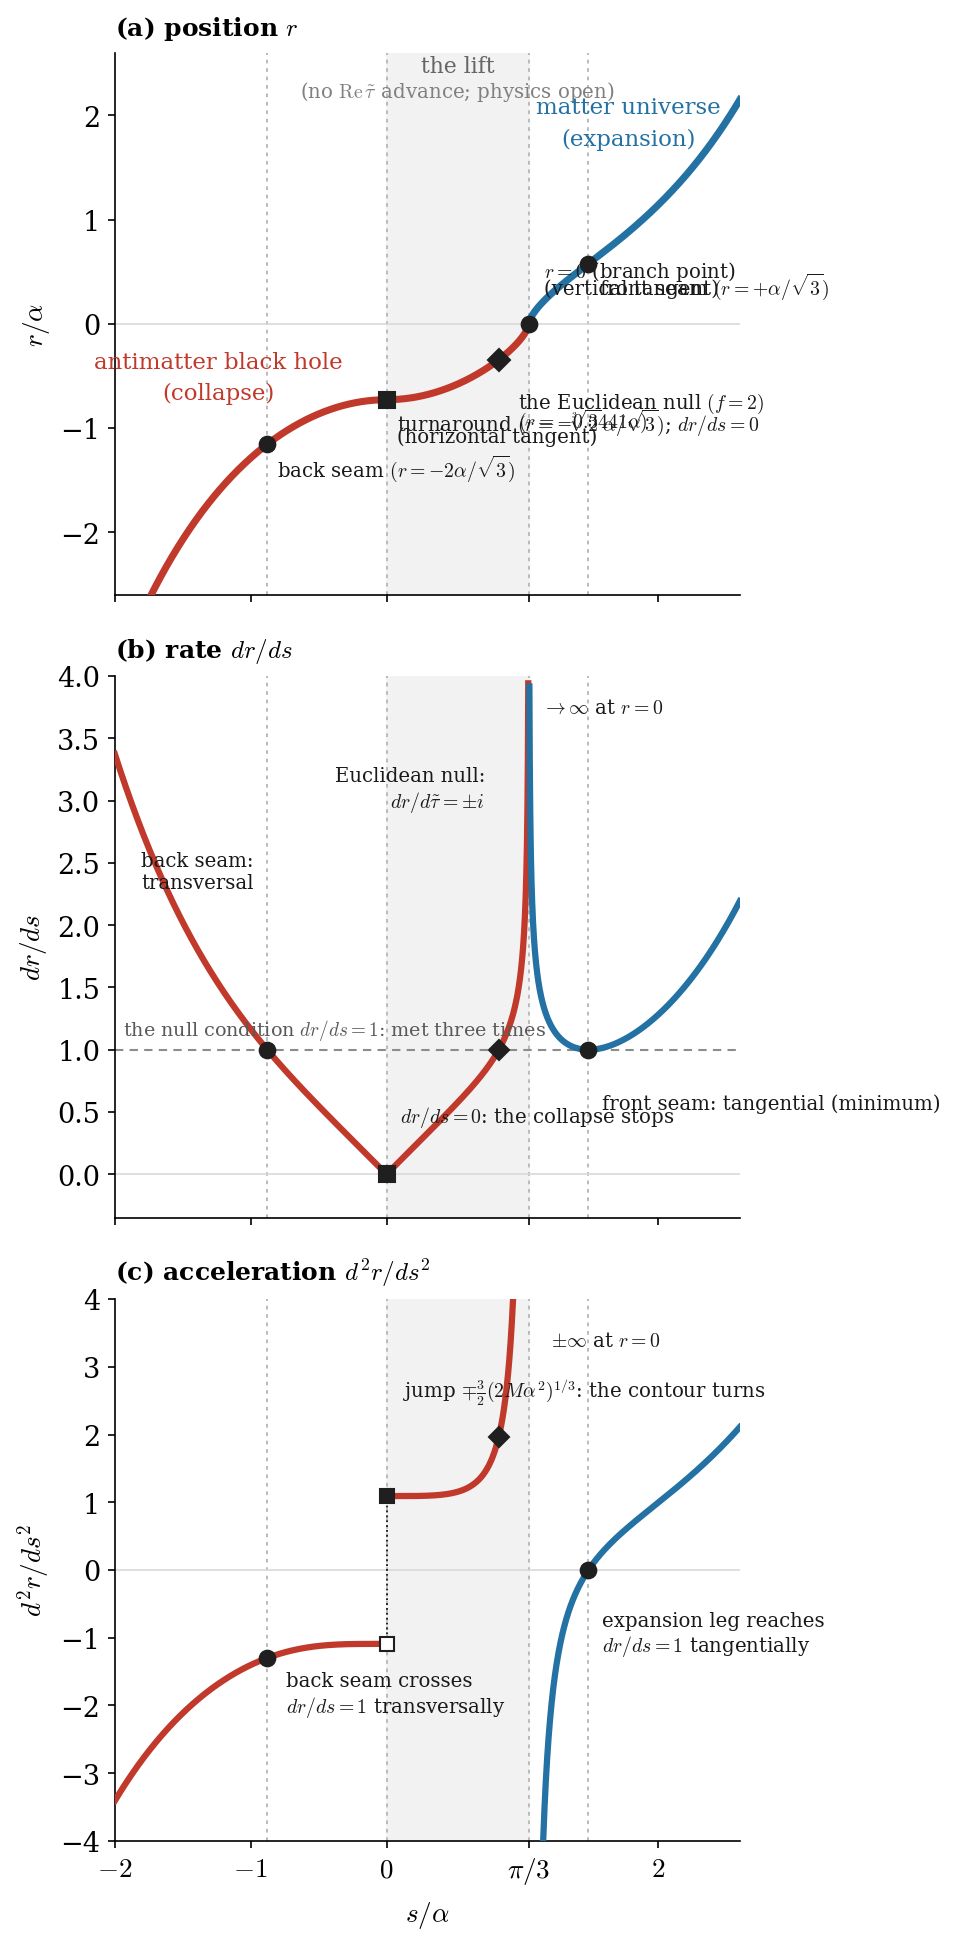

Generate this figure with Python:
"""(F, in three panels) -- the bead's position, rate and acceleration against path length in complex
cosmic time.  Panel (a) IS F_flat.py, unchanged; (b) and (c) are its first and second derivatives.

    s <= 0        collapse : r = -A cosh^{2/3}(3s/2a)
    0 < s < pi/3  the LIFT : r = -A sin^{2/3}(3(pi/3-s)/2a)
    s >= pi/3     expansion: r = +A sinh^{2/3}(3(s-pi/3)/2a)

with A = (2M a^2)^{1/3} = cbrt(2) a/sqrt3 at Nariai.

THE DERIVATIVES ARE NOT TRANSCRIBED BY HAND. They are differentiated symbolically from the three
segment expressions and lambdified, so the drawn curve cannot disagree with the algebra -- a
hand-copied d2r/ds2 carried an extra chain-rule factor of 3/2 and a wrong trig form for the lift
(caught r1426 by Daryl: the curve missed its own marked points), and the figure had no way to fail.
The landmark values are ASSERTED below, so a wrong curve now stops the script.

The four loci are distinguished by the derivatives, and they are NOT alike:
    back seam   r=-2a/sqrt3   : r' = 1 EXACTLY, crossed TRANSVERSALLY (r'' = -1.29904, non-zero)
    turnaround  r=-cbrt2 a/sq3: r' = 0 ; r'' JUMPS -1.5A -> +1.5A -- the tau~ contour's 90-degree corner
    EUCLIDEAN NULL r=-0.344142: f = 2 EXACTLY, dr/dtau = +-i; r' = 1, TRANSVERSAL [s/P = 0.78899]
    r = 0                     : r' -> inf ; r'' -> +inf then -inf -- the areal coordinate's degeneracy
    front seam  r=+a/sqrt3    : r' = 1 EXACTLY, touched TANGENTIALLY (r'' = 0, its minimum)
Both seam values are exact: cosh(3s/2)=2 at the back seam; cosh(2v)=2 gives sinh v = 1/sqrt2 at the
front, whence r = A 2^{-1/3} = a/sqrt3.  THE NULL CONDITION dr/ds = 1 THEREFORE HOLDS THREE TIMES ON
THE LAP, and the two seams are distinguished from each other NOT by presence/absence of a feature but
by ORDER OF CONTACT -- transversal on the collapse leg, tangential on the expansion leg.  An earlier
caption read "at the back seam there is no feature at all", which concealed exactly what the seams
share (corrected r2118).  The third crossing, interior to the LIFT, was unmarked and unnamed until
r2118; the lift's physics is an open item of the programme, not a mere "stretch where Re tau~ does
not advance".  r=0 IS NOT A SEAM: it is the branch point at the lift's close.
"""
import numpy as np, sympy as sp, matplotlib; matplotlib.use('Agg'); import matplotlib.pyplot as plt

# ---------------------------------------------------------------- symbolic segments and derivatives
S  = sp.symbols('s', real=True)
Ae = 2**sp.Rational(1, 3) / sp.sqrt(3)          # A = (2M a^2)^{1/3} at Nariai, in alpha alone
Pe = sp.pi / 3                                   # the lift's length in s
EXPR = {'collapse': -Ae * sp.cosh(sp.Rational(3, 2) * S)**sp.Rational(2, 3),
        'lift':     -Ae * sp.sin(sp.Rational(3, 2) * (Pe - S))**sp.Rational(2, 3),
        'expand':    Ae * sp.sinh(sp.Rational(3, 2) * (S - Pe))**sp.Rational(2, 3)}
FN = {k: [sp.lambdify(S, sp.diff(e, S, n), 'numpy') for n in (0, 1, 2)] for k, e in EXPR.items()}
A  = float(Ae); P = float(Pe)

def on(seg, n, s):                                # nth derivative on one segment, real part
    return np.real(np.asarray(FN[seg][n](np.asarray(s, dtype=complex)), dtype=complex))

# the four loci, in s
sSm = -(2/3)*np.arccosh(abs((-2/np.sqrt(3))/A)**1.5)      # back seam,   r = -2a/sqrt3
sTA = 0.0                                                  # turnaround,  r = -cbrt2 a/sqrt3
sZ  = P                                                    # conjugation, r = 0
sSp = P + (2/3)*np.arcsinh(((1/np.sqrt(3))/A)**1.5)       # front seam,  r = +a/sqrt3
from scipy.optimize import brentq                           # the third unit-speed point, interior to the LIFT
sL  = brentq(lambda x: float(np.real(complex(FN['lift'][1](complex(x))))) - 1.0, 1e-6, P - 1e-6)
rL  = float(on('lift', 0, sL))

# ---------------------------------------------------------------- the verdicts, inside the receipt
eps = 1e-9
assert abs(on('collapse', 0, sTA) + A) < 1e-12,             'turnaround radius'
assert abs(on('collapse', 0, sSm) + 2/np.sqrt(3)) < 1e-9,   'back seam radius'
assert abs(on('expand',   0, sSp) - 1/np.sqrt(3)) < 1e-9,   'front seam radius'
assert abs(on('collapse', 1, sTA)) < 1e-12,                 'turnaround: dr/ds = 0'
assert abs(on('lift',     1, eps)) < 1e-8,                  'turnaround: dr/ds = 0 from the lift side'
assert abs(on('collapse', 2, sTA) + 1.5*A) < 1e-12,         "turnaround: r'' = -1.5A"
assert abs(on('lift',     2, eps) - 1.5*A) < 1e-7,          "turnaround: r'' = +1.5A (the jump)"
assert abs(on('expand',   1, sSp) - 1.0) < 1e-9,            'front seam: dr/ds = 1 exactly'
assert abs(on('expand',   2, sSp)) < 1e-9,                  "front seam: r'' = 0 (the inflection)"
assert abs(on('collapse', 2, sSm)) > 0.5,                   "back seam: r'' non-zero, no feature"
assert on('lift',   2, P - 1e-6) > 1e3,                     "lift: r'' -> +inf at r=0"
assert on('expand', 2, P + 1e-6) < -1e3,                    "expansion: r'' -> -inf at r=0"
assert on('collapse', 1, sSm) < on('collapse', 1, sSm - 0.3), 'collapse leg: dr/ds monotone through the back seam'
assert abs(on('collapse', 1, sSm) - 1.0) < 1e-9,            'back seam: dr/ds = 1 EXACTLY (same null value as the front)'
assert abs(on('lift', 1, sL) - 1.0) < 1e-9,                 'lift: the third unit-speed point'
assert abs(rL + 0.344142) < 1e-5,                           'lift unit-speed radius'
assert on('lift', 2, sL) > 1.0,                             'lift unit-speed point: transversal (r-double-prime non-zero)'

# ---------------------------------------------------------------- the figure
plt.rcParams.update({'font.family': 'serif', 'font.size': 13, 'mathtext.fontset': 'cm'})
BLUE, RED = '#2471a3', '#c0392b'
XLO, XHI = -2.0, 2.6
SEGS = [('collapse', (XLO, 0), RED), ('lift', (1e-6, P - 1e-6), RED), ('expand', (P + 1e-6, XHI), BLUE)]

fig, axes = plt.subplots(3, 1, figsize=(6.4, 13.2), sharex=True)
axA, axB, axC = axes
for ax in axes:
    ax.axvspan(0, P, color='0.95', zorder=0)
    for x in (sSm, sTA, sZ, sSp):
        ax.axvline(x, color='0.72', lw=0.9, ls=(0, (2, 2.5)), zorder=1)
    ax.axhline(0, color='0.85', lw=0.8, zorder=1)
    for spn in ['top', 'right']: ax.spines[spn].set_visible(False)

def draw(ax, n, ylim, lw):
    for seg, rng, col in SEGS:
        ss = np.linspace(*rng, 4000); yy = on(seg, n, ss)
        yy = np.where(np.abs(yy) > ylim, np.nan, yy)
        ax.plot(ss, yy, color=col, lw=lw, zorder=3)

# (a) position -- F_flat, unchanged
draw(axA, 0, 1e9, 3.4)
axA.text(P/2, 2.42, 'the lift', fontsize=10.5, color='0.4', ha='center')
axA.text(P/2, 2.18, r'(no $\mathrm{Re}\,\tilde\tau$ advance; physics open)', fontsize=9.5, color='0.5', ha='center')
pts = [(sSm, -2/np.sqrt(3), 'o', r'back seam $(r=-2\alpha/\sqrt{3})$',                              None,                   (0.07, -0.08)),
       (sTA, -A,            's', r'turnaround $(r=-\sqrt[3]{2}\,\alpha/\sqrt{3})$; $dr/ds=0$', '(horizontal tangent)', (0.08, -0.07)),
       (sZ,   0.0,          'o', r'$r=0$ (branch point)',                                      '(vertical tangent)',   (0.11,  0.62)),
       (sSp,  1/np.sqrt(3), 'o', r'front seam $(r=+\alpha/\sqrt{3})$',                         None,                   (0.08, -0.07)),
       (sL,   rL,           'D', r'the Euclidean null $(f=2)$',                                 r'$(r=-0.3441\alpha)$', (0.14, -0.30))]
for x, y, mk, l1, l2, (dx, dy) in pts:
    axA.plot(x, y, mk, color='0.12', ms=7.5, zorder=6)
    axA.annotate(l1, xy=(x, y), xytext=(x+dx, y+dy), fontsize=9.5, ha='left', va='top', color='0.1', zorder=6)
    if l2:
        axA.annotate(l2, xy=(x, y), xytext=(x+dx, y+dy-0.185), fontsize=9.5, ha='left', va='top', color='0.1', zorder=6)
axA.text(-1.24, -0.42, 'antimatter black hole', color=RED,  fontsize=11, ha='center')
axA.text(-1.24, -0.72, '(collapse)',            color=RED,  fontsize=11, ha='center')
axA.text( 1.78,  2.02, 'matter universe',       color=BLUE, fontsize=11, ha='center')
axA.text( 1.78,  1.72, '(expansion)',           color=BLUE, fontsize=11, ha='center')
axA.set_ylabel(r'$r/\alpha$', fontsize=13); axA.set_ylim(-2.6, 2.6)
axA.text(0.0, 1.02, r'(a) position $r$', transform=axA.transAxes, fontsize=12, va='bottom', fontweight='bold')

# (b) rate
draw(axB, 1, 4.0, 3.0)
axB.plot(sTA, 0.0, 's', color='0.12', ms=7.5, zorder=6)
axB.annotate(r'$dr/ds=0$: the collapse stops', xy=(sTA, 0), xytext=(sTA+0.10, 0.42), fontsize=9.5, ha='left', color='0.1', zorder=6)
axB.axhline(1.0, color='0.55', lw=1.0, ls=(0, (4, 3)), zorder=2)
axB.text(XLO+0.06, 1.12, r'the null condition $dr/ds=1$: met three times', fontsize=9.2, color='0.35', ha='left', zorder=6)
axB.plot(sSm, 1.0, 'o', color='0.12', ms=7.5, zorder=6)
axB.annotate('back seam:\ntransversal', xy=(sSm, 1.0), xytext=(sSm-0.10, 2.30), fontsize=9.5, ha='right', color='0.1', zorder=6)
axB.plot(sL, 1.0, 'D', color='0.12', ms=7.0, zorder=6)
axB.annotate('Euclidean null:\n$dr/d\\tilde\\tau=\\pm i$', xy=(sL, 1.0), xytext=(sL-0.10, 2.95), fontsize=9.5, ha='right', color='0.1', zorder=6)
axB.plot(sSp, 1.0, 'o', color='0.12', ms=7.5, zorder=6)
axB.annotate('front seam: tangential (minimum)', xy=(sSp, 1.0), xytext=(sSp+0.10, 0.52), fontsize=9.5, ha='left', color='0.1', zorder=6)
axB.annotate(r'$\to\infty$ at $r=0$', xy=(sZ, 4.0), xytext=(sZ+0.10, 3.70), fontsize=9.5, ha='left', color='0.1', zorder=6)
axB.set_ylabel(r'$dr/ds$', fontsize=13); axB.set_ylim(-0.35, 4.0)
axB.text(0.0, 1.02, r'(b) rate $dr/ds$', transform=axB.transAxes, fontsize=12, va='bottom', fontweight='bold')

# (c) acceleration
YC = 4.0
draw(axC, 2, YC, 3.0)
jm, jp = float(on('collapse', 2, sTA)), float(on('lift', 2, eps))
axC.plot([sTA, sTA], [jm, jp], color='0.12', lw=0.9, ls=(0, (1, 1.6)), zorder=5)
axC.plot(sTA, jm, 's', color='0.12', ms=6.5, zorder=6, mfc='white')
axC.plot(sTA, jp, 's', color='0.12', ms=6.5, zorder=6)
axC.annotate(r'jump $\mp\frac{3}{2}(2M\alpha^{2})^{1/3}$: the contour turns', xy=(sTA, jp), xytext=(sTA+0.12, 2.55),
             fontsize=9.5, ha='left', color='0.1', zorder=6)
axC.plot(sSp, 0.0, 'o', color='0.12', ms=7.5, zorder=6)
axC.annotate('expansion leg reaches\n$dr/ds=1$ tangentially', xy=(sSp, 0), xytext=(sSp+0.10, -1.20), fontsize=9.5, ha='left', color='0.1', zorder=6)
axC.plot(sSm, float(on('collapse', 2, sSm)), 'o', color='0.12', ms=7.5, zorder=6)
axC.annotate('back seam crosses\n$dr/ds=1$ transversally', xy=(sSm, float(on('collapse', 2, sSm))), xytext=(sSm+0.14, -2.10), fontsize=9.5, ha='left', color='0.1', zorder=6)
axC.plot(sL, float(on('lift', 2, sL)), 'D', color='0.12', ms=7.0, zorder=6)
axC.annotate(r'$\pm\infty$ at $r=0$', xy=(sZ, 0), xytext=(sZ+0.16, 3.30), fontsize=9.5, ha='left', color='0.1', zorder=6)
axC.set_ylabel(r'$d^{2}r/ds^{2}$', fontsize=13); axC.set_ylim(-YC, YC)
axC.text(0.0, 1.02, r'(c) acceleration $d^{2}r/ds^{2}$', transform=axC.transAxes, fontsize=12, va='bottom', fontweight='bold')

axC.set_xlabel(r'$s/\alpha$', fontsize=13, labelpad=6)
axC.set_xlim(XLO, XHI)
axC.set_xticks([-2, -1, 0, P, 2]); axC.set_xticklabels(['$-2$', '$-1$', '$0$', r'$\pi/3$', '$2$'])
plt.tight_layout()
plt.savefig('F_triptych.pdf', bbox_inches='tight'); plt.savefig('F_triptych.png', dpi=150, bbox_inches='tight')
print(f"ok | turnaround jump {jm:+.6f} -> {jp:+.6f}   (= mp 1.5A = {-1.5*A:+.6f} -> {1.5*A:+.6f})")
print(f"   | front seam  r={float(on('expand',0,sSp)):.6f}  r'={float(on('expand',1,sSp)):.6f}  r''={float(on('expand',2,sSp)):.2e}")
print(f"   | back seam   r'={float(on('collapse',1,sSm)):.6f}  r''={float(on('collapse',2,sSm)):+.6f}  (unit speed, TRANSVERSAL)")
print(f"   | lift  unit  s/P={sL/P:.5f}  r={rL:+.6f}  r'={float(on('lift',1,sL)):.6f}  r''={float(on('lift',2,sL)):+.5f}")
